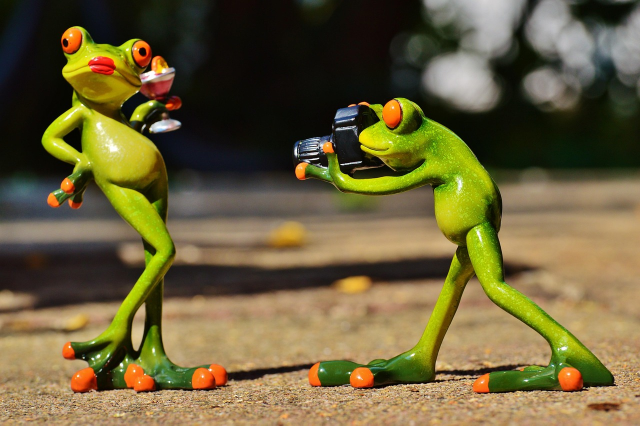
#> input picture Assignment 1/code/p5_greenscreen/input.jpg, 1280 x 851 px (shown at 1/2 size)
$ python resizing_image.py input.jpg out.png
#> lines starting #> are read from the running program, lines starting #| are printed output that depends on the picture
from PIL import Image
import sys

input_path = sys.argv[1]
output_path = sys.argv[2]

TARGET_W = 5120
TARGET_H = 1080

img = Image.open(input_path)
#> img is the input picture: PIL image 1280x851 RGB; mean R, G, B 108.1, 96.6, 58.1

w, h = img.size
#> w = 1280; h = 851

# Center crop
left = max(0, (w - TARGET_W) // 2)
#> left = 0
top = max(0, (h - TARGET_H) // 2)
#> top = 0

right = min(w, left + TARGET_W)
#> right = 1280
bottom = min(h, top + TARGET_H)
#> bottom = 851

img = img.crop((left, top, right, bottom))

# Resize if the cropped image isn't exactly the target size
img = img.resize((TARGET_W, TARGET_H), Image.Resampling.LANCZOS)
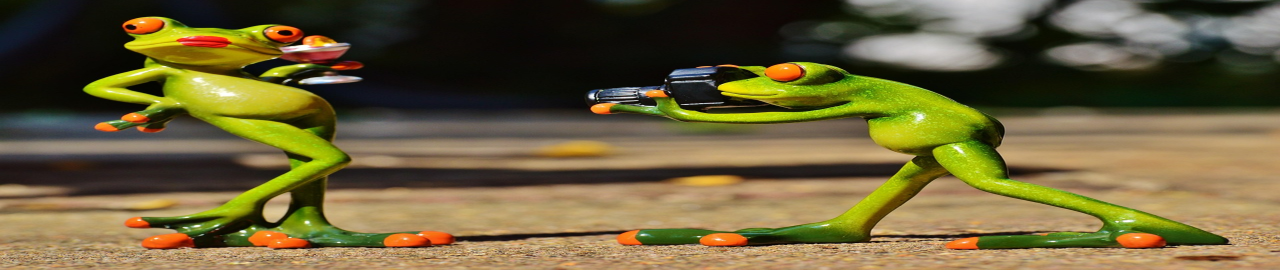
#> img: PIL image 5120x1080 RGB (shown at 1/4 size); mean R, G, B 108.1, 96.6, 58.1

img.save(output_path)

print(f"Saved: {output_path}")
print(f"Size: {img.size}")
#| Size: (5120, 1080)
